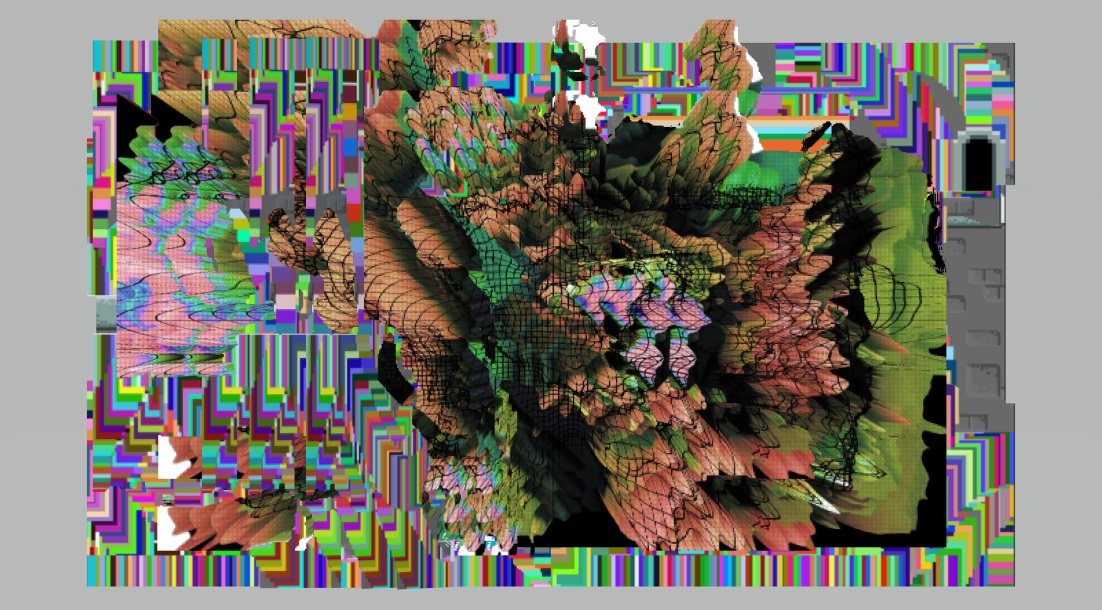
#> input picture GASTURA.jpg, 1102 x 610 px
$ python ex02.py
#> lines starting #> are read from the running program, lines starting #| are printed output that depends on the picture
import cv2
import numpy as np
from matplotlib import pyplot as plt

#CARREGANDO IMAGEM
img  = cv2.imread('GASTURAcinza.jpg')
img2 = cv2.imread('BYELOcinza.jpg')
img3 = cv2.imread('BYELO.jpg')

#escala de cinza
#imgCinz  = cv2.cvtColor(img, cv2.COLOR_BGR2GRAY)
#cv2.imwrite('GASTURAcinza.jpg',imgCinz)


#Q8

# reads an input image
img = cv2.imread('GASTURA.jpg',0)
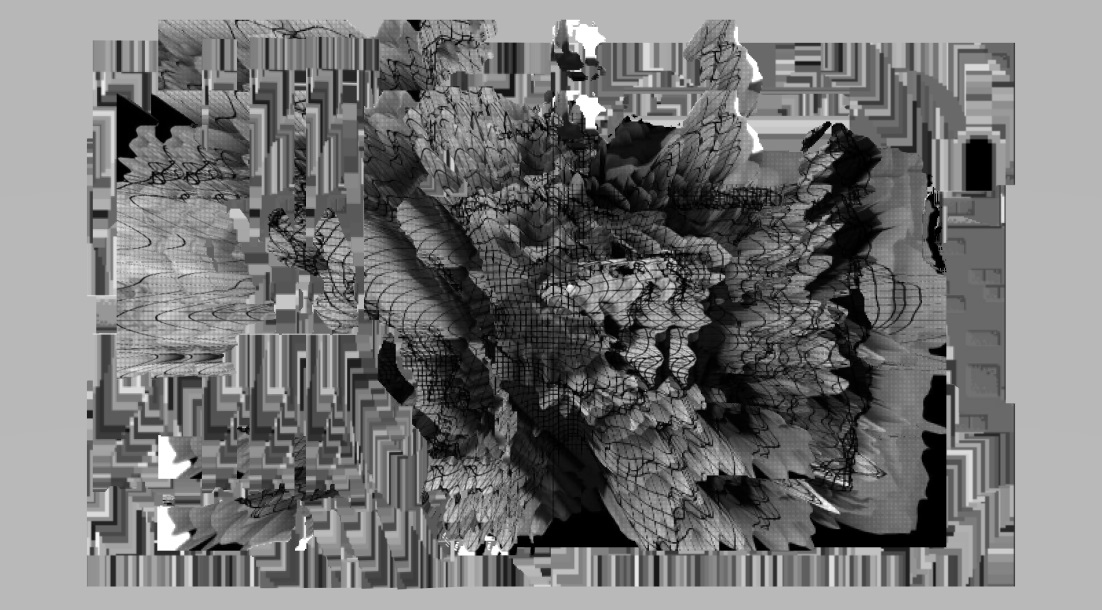
#> img: shape (610, 1102); min 0, max 255, mean 117.5

# [9 lines of commented-out code are left out]


'''
cv2.imshow('histGASTURA', histr)
cv2.imshow('hello', histr2)
cv2.waitKey(0)
'''
#10
n = 2
sharpKernel3X3 = np.array([[-1,-1,-1],
                           [-1,9,-1],
                           [-1,-1,-1]])
media5X5kernel =       np.array([[ 1, 1, 2, 1, 1],
                           [ 1, 2, 4, 2, 1],
                           [ 2, 4, 8, 4, 2],
                           [ 1, 2, 4, 2, 1],
                           [ 1, 1, 2, 1, 1]])
media3X3kernel =       np.array([[ 1, 2, 1],
                           [ 2, 4, 2],
                           [ 1, 2, 1]])

sharpKernel5X5 = np.array([[-1,-1,-1,-1,-1],
                           [-1, 1, 1, 1,-1],
                           [-1, 1, 9, 1,-1],
                           [-1, 1, 1, 1,-1],
                           [-1,-1,-1,-1,-1]])
#convolucao com kernel n x n
sharp = cv2.filter2D(img,-1,sharpKernel5X5,borderType=cv2.BORDER_CONSTANT)
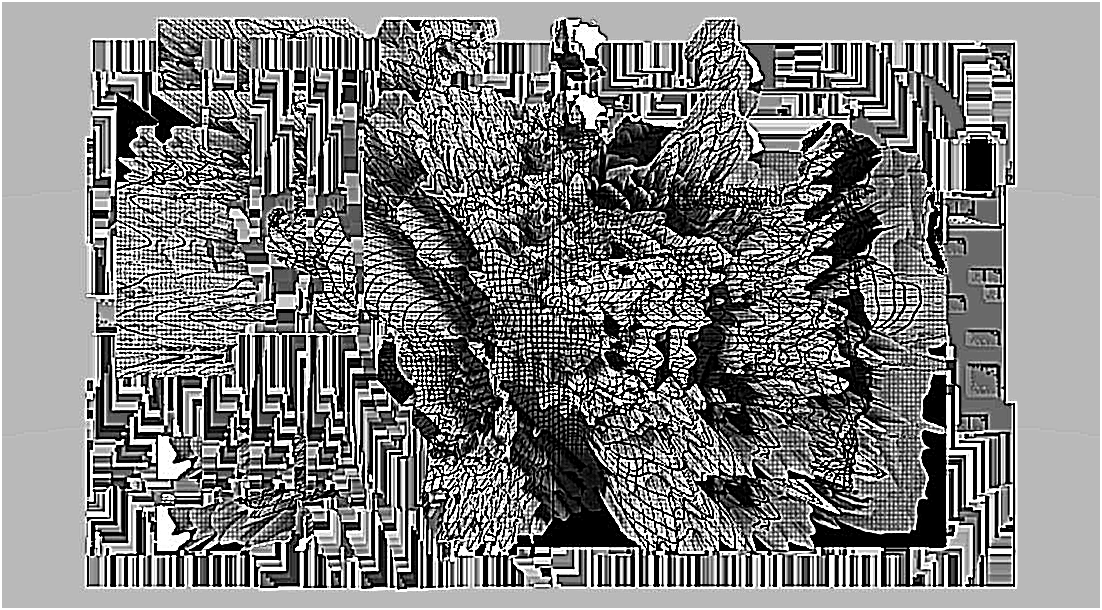
#> sharp: shape (610, 1102); min 0, max 255, mean 129
#> (the run stopped early here; a loop or call above may not have finished)
